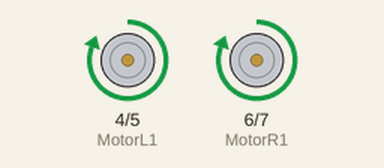
A sketch run on a simulated Arduino Uno, built with avr-gcc and run on an emulated ATmega328P. On the bench: motor-driver pin pairs drawn as motors (green arrow = first pin HIGH = forward, orange = second pin HIGH = backward, longer = more drive).

Above: at 2.0 s.
At 5.2 s:
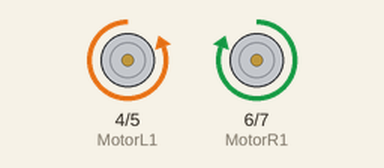
At 5.9 s:
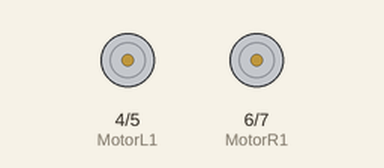
At 8.8 s:
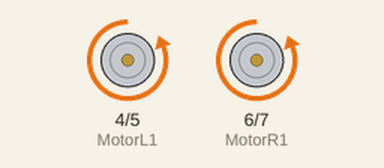
Timing chart, 0 to 14.0 s (numbered marks = the images above):
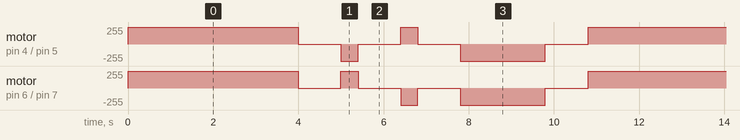

The sketch:

DC_Motors.ino
```cpp
/* The following code will make the robot move forward for 4 seconds,
 *  stop for 1 second, turn left for 0.4 second, stop for 1 second, turn
 *  right for 0.4 second, stop for one second, go backward for 2 seconds,
 *  stop for 1 second, stop for one second, and repeat.
 */

//pins for right motor
const int MotorR1 = 6; //forward
const int MotorR2 = 7; // backward

//pins for left motor
const int MotorL1 = 4; // forward
const int MotorL2 = 5; // backward

void setup() {
  // put your setup code here, to run once:
  pinMode(MotorR1, OUTPUT);
  pinMode(MotorR2, OUTPUT);
  pinMode(MotorL1, OUTPUT);
  pinMode(MotorL2, OUTPUT);


  //variable initialization
  digitalWrite(MotorR1, LOW);
  digitalWrite(MotorR2, LOW);
  digitalWrite(MotorL1, LOW);
  digitalWrite(MotorL2, LOW);

}

void loop() {
  // put your main code here, to run repeatedly:

  //go forward
  digitalWrite(MotorR1, HIGH);
  digitalWrite(MotorR2, LOW);
  digitalWrite(MotorL1, HIGH);
  digitalWrite(MotorL2, LOW);
  delay(4000);

  //stop
  digitalWrite(MotorR1, LOW);
  digitalWrite(MotorR2, LOW);
  digitalWrite(MotorL1, LOW);
  digitalWrite(MotorL2, LOW);
  delay(1000);

  //turn left
  digitalWrite(MotorR1, HIGH);
  digitalWrite(MotorR2, LOW);
  digitalWrite(MotorL1, LOW);
  digitalWrite(MotorL2, HIGH);
  delay(400);

  //stop
  digitalWrite(MotorR1, LOW);
  digitalWrite(MotorR2, LOW);
  digitalWrite(MotorL1, LOW);
  digitalWrite(MotorL2, LOW);
  delay(1000);

  //turn right
  digitalWrite(MotorR1, LOW);
  digitalWrite(MotorR2, HIGH);
  digitalWrite(MotorL1, HIGH);
  digitalWrite(MotorL2, LOW);
  delay(400);

  //stop
  digitalWrite(MotorR1, LOW);
  digitalWrite(MotorR2, LOW);
  digitalWrite(MotorL1, LOW);
  digitalWrite(MotorL2, LOW);
  delay(1000);

  //go backwards
  digitalWrite(MotorR1, LOW);
  digitalWrite(MotorR2, HIGH);
  digitalWrite(MotorL1, LOW);
  digitalWrite(MotorL2, HIGH);
  delay(2000);

  //stop
  digitalWrite(MotorR1, LOW);
  digitalWrite(MotorR2, LOW);
  digitalWrite(MotorL1, LOW);
  digitalWrite(MotorL2, LOW);
  delay(1000);

}
```

Measured:
- by itself, motor on pin 4 (MotorL1) / pin 5 (MotorL2): repeats every 10.8 s: stopped 1.0 s, backward 255/255 0.40 s, stopped 1.0 s, forward 255/255 0.40 s, stopped 1.0 s, backward 255/255 2.0 s, stopped 1.0 s, forward 255/255 4.0 s
- by itself, motor on pin 6 (MotorR1) / pin 7 (MotorR2): repeats every 10.8 s: stopped 1.0 s, forward 255/255 0.40 s, stopped 1.0 s, backward 255/255 0.40 s, stopped 1.0 s, backward 255/255 2.0 s, stopped 1.0 s, forward 255/255 4.0 s
